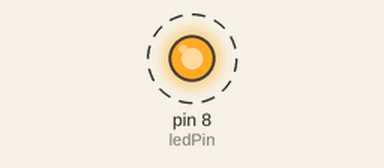
The sketch below on a simulated Arduino Uno, built with avr-gcc and run on an emulated ATmega328P. Parts: output pins drawn as LEDs (lit = HIGH). Dashed ring = blinking.

Above: at 0.2 s.
Timing chart, 0 to 3.0 s (numbered marks = the images above):
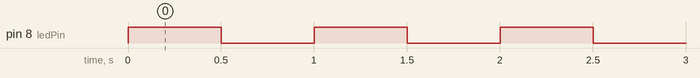

The sketch:

Project002_Challenge1.ino
```cpp
const int ledPin = 8;

void setup() {
  pinMode(ledPin, OUTPUT);
}

void loop() {
  digitalWrite(ledPin, HIGH);
  delay(500);

  digitalWrite(ledPin, LOW);
  delay(500);
}
```

Measured:
- by itself, pin 8 (ledPin): alternates HIGH for 0.50 s and LOW for 0.50 s
